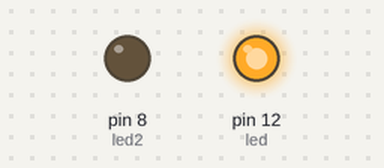
Recording of a sketch running on a simulated Arduino Uno, built with avr-gcc and run on an emulated ATmega328P. On the bench: output pins drawn as LEDs (lit = HIGH).

Above: at 0.5 s.
At 4.5 s:
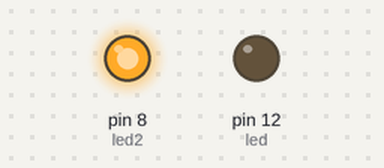
At 6.5 s:
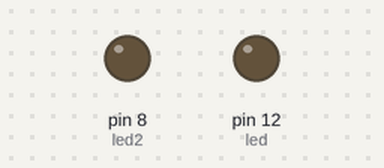
Timing chart, 0 to 10.4 s (numbered marks = the images above):
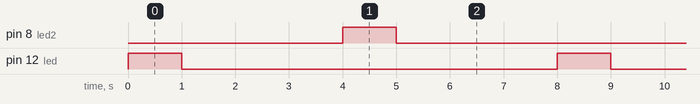

Measured:
- by itself, pin 8 (led2), pin 12 (led): alternates HIGH for 1.0 s and LOW for 7.0 s
- by itself, everything shown: repeats every 8.0 s, in 4 steps

The sketch:

sketch_led.ino
```cpp
int led=12;
int led2=8;

void setup() {
  // put your setup code here, to run once:
  pinMode (led,OUTPUT);
  pinMode (led2,OUTPUT);
}

void loop() {
  digitalWrite(led, HIGH);   // turn the LED on (HIGH is the voltage level)
  delay(1000);               // wait for a second
  digitalWrite(led, LOW);    // turn the LED off by making the voltage LOW
  delay(3000);
  digitalWrite(led2, HIGH);
  delay(1000);
  digitalWrite(led2, LOW);
  delay (3000);
//    digitalWrite (LED_BUILTIN, HIGH);
//    delay (1000);
//    digitalWrite(LED_BUILTIN, LOW);
//    delay (1000);
}
```
